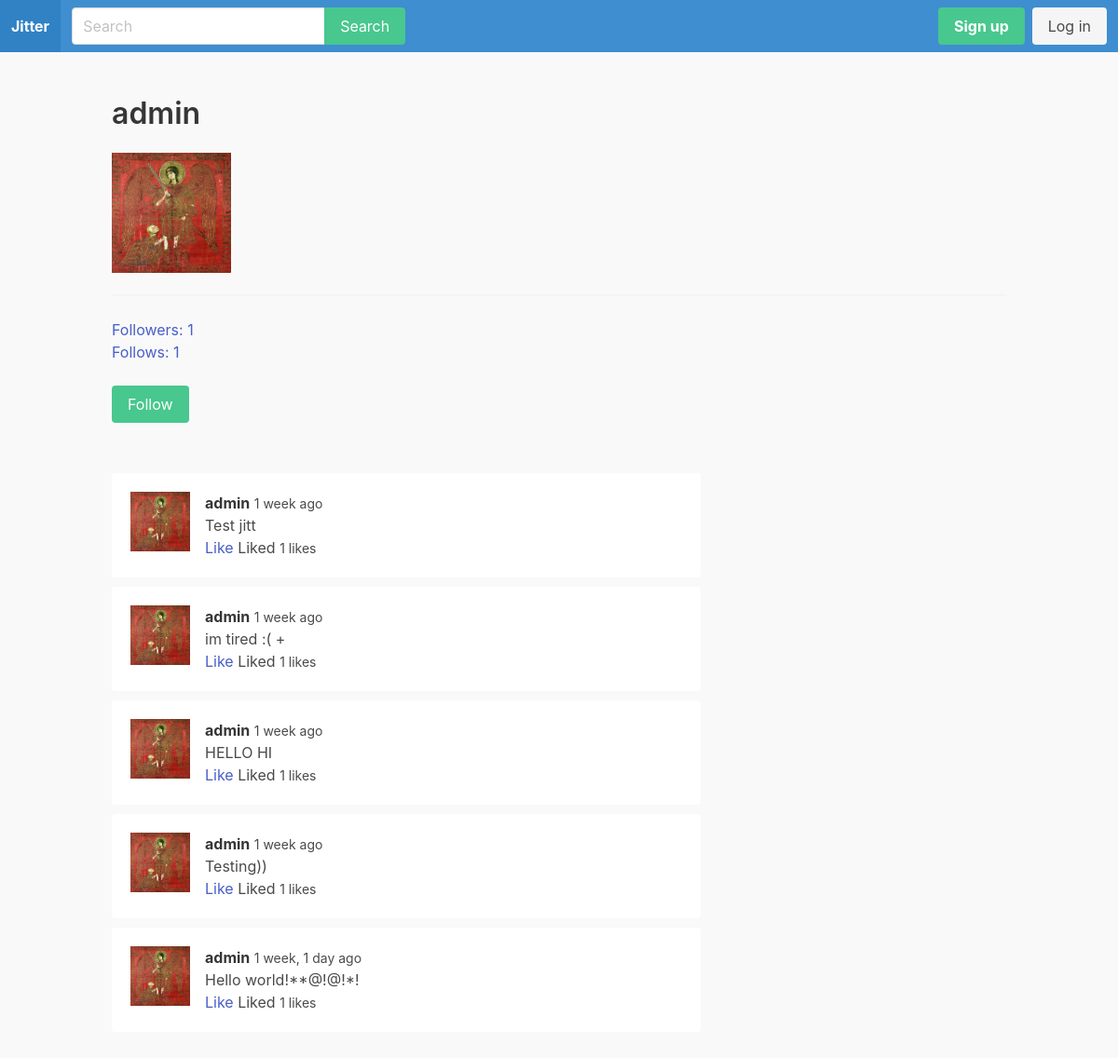
/u/admin/, run on an earlier commit of the app's database.
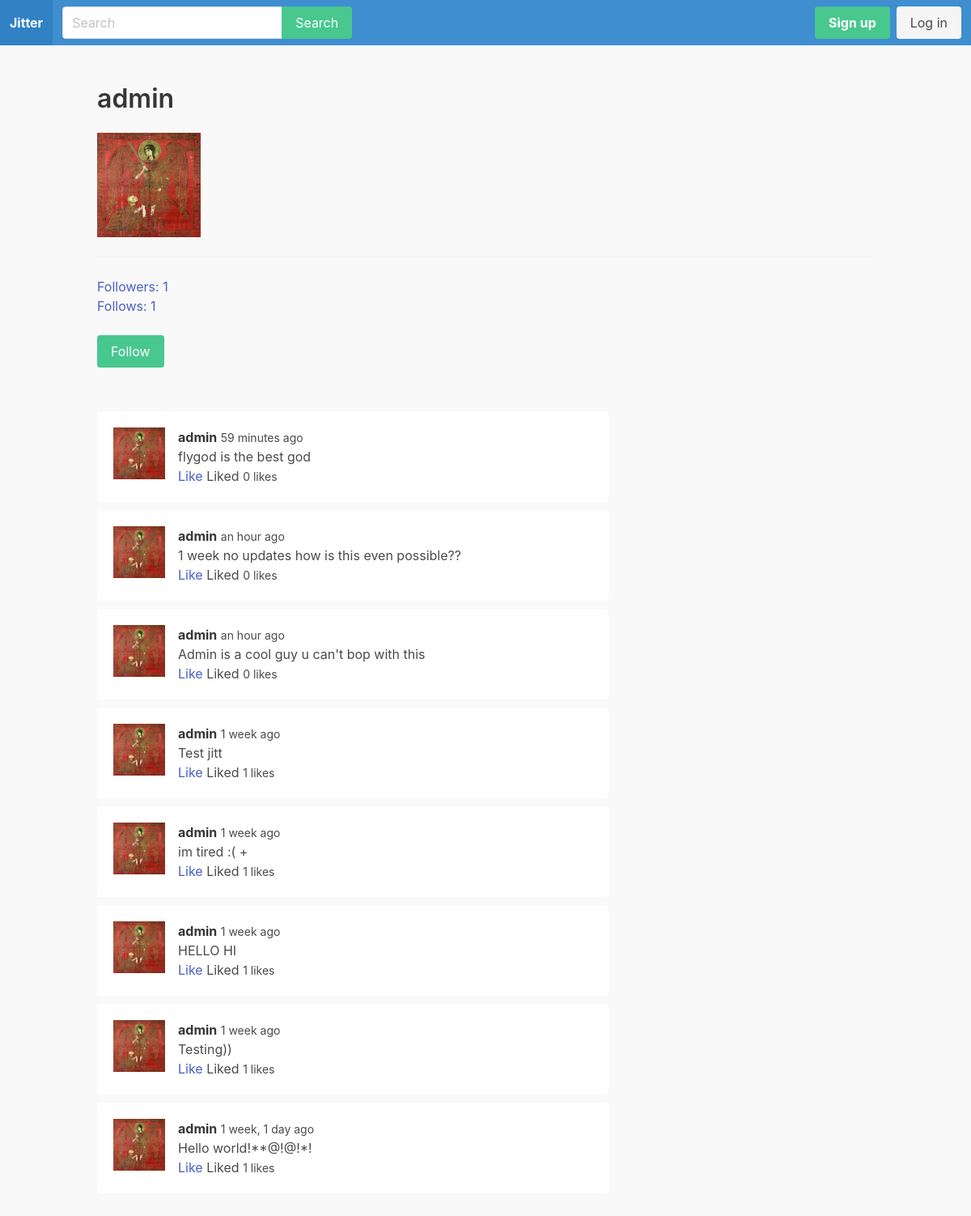
And on a later commit of the database.
### apps/jitterprofile/models.py (models this page shows)
class JitterProfile(models.Model):
    user = models.OneToOneField(User, on_delete=models.CASCADE)
    follow = models.ManyToManyField('self', related_name='followed_by', symmetrical=False)
    avatar = models.ImageField(upload_to='uploads/', blank=True, null=True)

### apps/feed/models.py (models this page shows)
class Jitt(models.Model):
    body = models.CharField(max_length=255)
    created_by = models.ForeignKey(User, related_name="jitts", on_delete=models.CASCADE)
    created_at = models.DateTimeField(auto_now_add=True)
    class Meta:
        ordering = ('-created_at',)

### apps/jitterprofile/views.py (the view)
# urls.py: path('u/<str:username>/', jitterprofile ,name='jitterprofile'),
def jitterprofile(request, username):
    user = get_object_or_404(User, username=username)
    jitts = user.jitts.all()
    for jitt in jitts:
        likes = jitt.likes.filter(created_by_id=request.user.id)
        if likes.count()>0:
            jitt.liked = True
        else:
            jitt.liked = False
    context = {
        'user': user,
        'jitts': jitts
    }
    return render(request, 'jitterprofile/jitterprofile.html', context)

### apps/jitterprofile/templates/jitterprofile/jitterprofile.html (shortened to what this page needs)
{% extends 'core/base.html' %}
{% load humanize %}
{% block content %}
<div class="container" id="jitterprofileapp">
    <div class="columns">
        <div class="column is-12">
            <h1 class="title">{{user.username}}</h1>
            {% if user.jitterprofile.avatar %}
                <figure class="image is-128x128">
                    <img src="{{ user.jitterprofile.avatar.url }}" alt="avatar">
                </figure>
            {% endif %}
            <hr>
            <p><a href="{% url 'followers' user.username %}">Followers: {{user.jitterprofile.followed_by.count}}</a></p>
            <p><a href="{% url 'follows' user.username %}">Follows: {{user.jitterprofile.follow.count}}</a></p>
            <br>
            {% if user != request.user %}
                {% if request.user.jitterprofile in user.jitterprofile.followed_by.all %}
                    <a href="{% url 'unfollow_jitter' user.username %}" class="button is-danger">Unfollow</a>
                {% else %}
                    <a href="{% url 'follow_jitter' user.username %}" class="button is-success">Follow</a>
                {% endif %}
            {% endif %}
        </div>
    </div>
    <div class="columns">
        <div class="column is-8">
            <div class="wrapper-jitts">
                {% for jitt in jitts %}
                    <div class="jitt">
                        <article class="media">
                            <figure class="media-left">
                                <p class="image is-64x64">
                                    {% if user.jitterprofile.avatar %}
                                        <img src="{{ user.jitterprofile.avatar.url }}" alt="avatar">
                                    {% endif %}
                                </p>
                            </figure>
                            <div class="media-content">
                                <div class="content">
                                    <p><strong>{{jitt.created_by.username}}</strong>
                                    <small>{{ jitt.created_at|naturaltime}}</small>
                                    <br>
                                    {{ jitt.body }}
                                    <br>
                                    <a @click="likeJitt({{jitt.id}})" v-if="!liked_jitts.includes({{jitt.id}})">Like</a>
                                    <span v-if="liked_jitts.includes({{jitt.id}})">Liked</span>
                                    <small id="likes-{{jitt.id}}">{{jitt.likes.count}} likes</small>
                                    </p>
                                </div>
                            </div>
                        </article>
                    </div>
                {% endfor %}
            </div>
        </div>
    </div>
</div>
{% endblock %}

### apps/core/templates/core/base.html (shortened to what this page needs)
<!DOCTYPE html>
{% load static %}
<html>
    <head>
        <link rel="stylesheet" href="https://cdn.jsdelivr.net/npm/bulma@0.9.0/css/bulma.min.css">
        <link rel="stylesheet" href="{% static 'css/main.css' %}">
    </head>
    <body>
        <nav class = "navbar is-info" role="navigation">
            <div class="navbar-brand">
                <a href="/" class="navbar-item"><strong>Jitter</strong></a>
            </div>
            <div class="navbar-menu">
                <div class="navbar-start">
                    <div class="navbar-item">
                        <form method="get" action="{% url 'search'%}">
                            <div class="field has-addons">
                                <div class="control">
                                    <input type="text" class="input" placeholder="Search" name="query">
                                </div>
                                <div class="control">
                                    <button class="button is-success">Search</button>
                                </div>
                            </div>
                        </form>
                    </div>
                </div>
                <div class="navbar-end">
                    <div class="navbar-item">
                        <div class="buttons">
                            {% if request.user.is_authenticated %}
                                <a href="{% url 'logout' %}" class="button is-danger">Log out</a>
                            {% else %}
                                <a href="{% url 'signup' %}" class="button is-success"><strong>Sign up</strong></a>
                                <a href="{% url 'login' %}" class="button is-light">Log in</a>
                            {% endif %}
                        </div>
                    </div>
                </div>
            </div>
        </nav>
    <section class="section">
        {% block content %}
        {% endblock %}
    </section>
    </body>
</html>

### static/css/main.css (style rules this page uses)
body { background: #f9f9f9; }
.wrapper-jitts { margin-top: 30px; }
.wrapper-jitts .jitt { margin-bottom: 10px; padding: 20px; border-radius: 4px; background: #fff; }

What changed in the data, as far as the page shows it:
added Jitt: jitterprofile.avatar (picture), created_by.username "admin", created_at "59 minutes ago", body "flygod is the best god", likes.count "0"
added Jitt: jitterprofile.avatar (picture), created_by.username "admin", created_at "an hour ago", body "1 week no updates how is this even possible??", likes.count "0"
added Jitt: jitterprofile.avatar (picture), created_by.username "admin", created_at "an hour ago", body "Admin is a cool guy u can't bop with this", likes.count "0"
